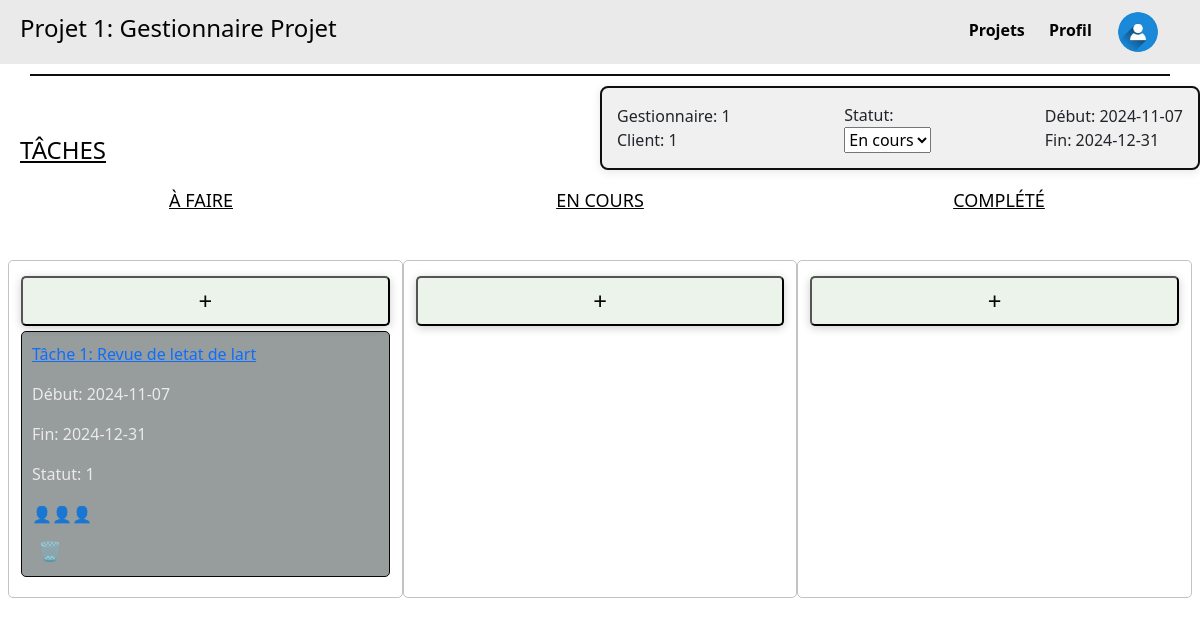
Before: /projet/1 with the older database file.
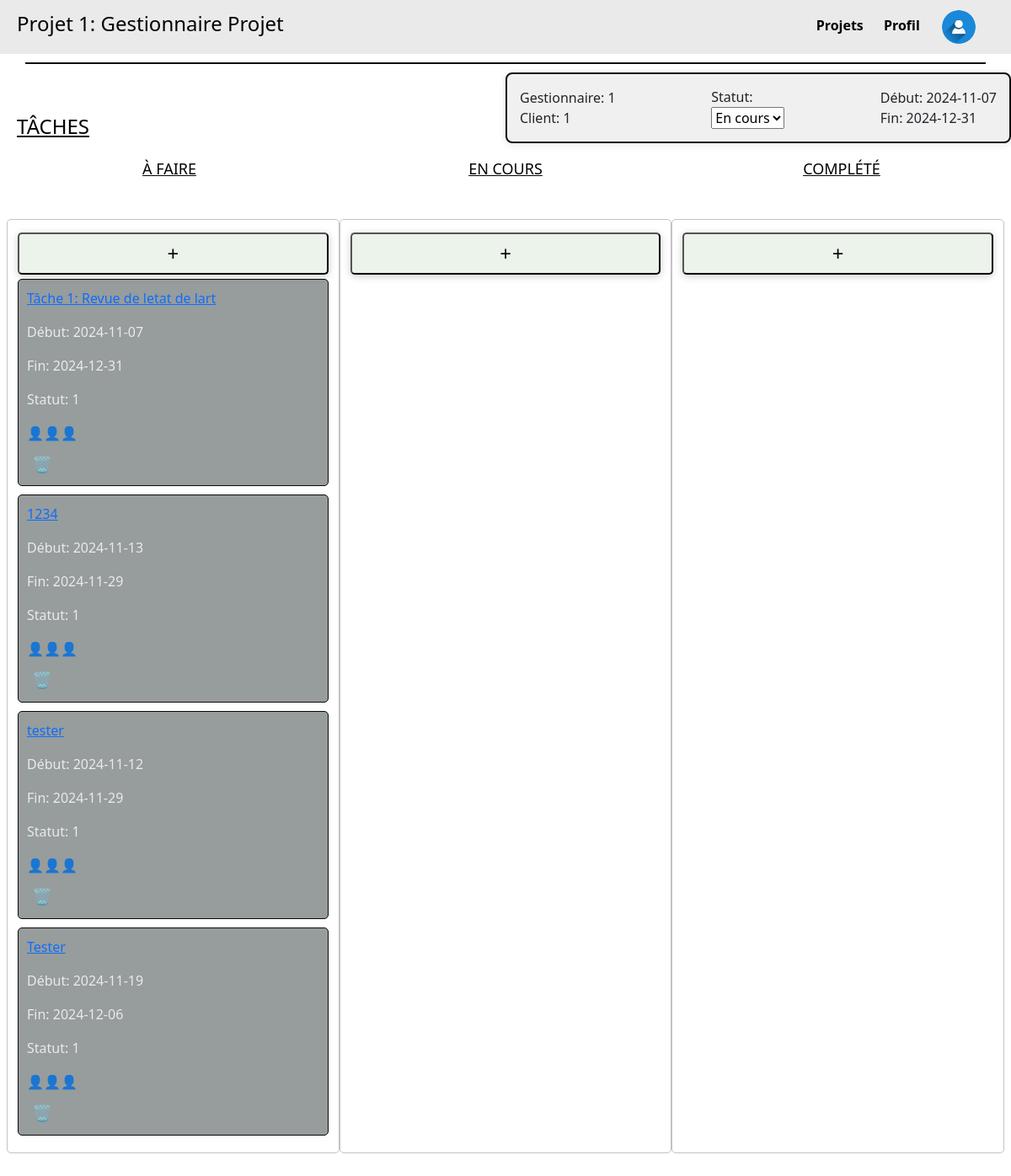
After: the same page with the newer database file.
### tables this page shows
CREATE TABLE Projet_proj (
    proj_id INTEGER PRIMARY KEY,
    proj_clnt_id INTEGER NOT NULL,
    proj_etat_etat INTEGER NOT NULL,
    proj_emp_id INTEGER NOT NULL,
    proj_nom TEXT NOT NULL,
    proj_dateDebut DATE,
    proj_dateFin DATE,
    proj_isTemplate BOOLEAN,
    FOREIGN KEY (proj_clnt_id) REFERENCES Client_clnt(clnt_id),
    FOREIGN KEY (proj_etat_etat) REFERENCES Etat_etat(etat_id),
    FOREIGN KEY (proj_emp_id) REFERENCES Employee_emp(emp_id)
);

CREATE TABLE Tache_tch (
    tch_id INTEGER PRIMARY KEY,
    tch_proj_id INTEGER NOT NULL,
    tch_etat_etat INTEGER NOT NULL,
    tch_parent INTEGER,
    tch_nom TEXT NOT NULL,
    tch_dateDebut DATE,
    tch_dateFin DATE,
    FOREIGN KEY (tch_proj_id) REFERENCES Projet_proj(proj_id),
    FOREIGN KEY (tch_etat_etat) REFERENCES Etat_etat(etat_id),
    FOREIGN KEY (tch_parent) REFERENCES Tache_tch(tch_id)
);

### main.py (the view)
@app.route('/projet/<int:id>', methods=['GET'])
def projet(id):
    conn = get_db()
    cursor = conn.cursor()
    cursor.execute("SELECT * FROM Projet_proj WHERE proj_id = ?", (id,))
    projet = cursor.fetchone()
    if not projet:
        conn.close()
        return "Projet non trouvé", 404
    cursor.execute("SELECT * FROM Tache_tch WHERE tch_proj_id = ?", (id,))
    taches = cursor.fetchall()
    conn.close()
    return render_template('projet.html', projet=projet, taches=taches)

### main.py (called while the page is built)
def get_db():                           #connexion à la base de données
    conn = sqlite3.connect(DB)
    conn.row_factory = sqlite3.Row  # Allows us to access rows by column name
    return conn

### templates/projet.html (shortened to what this page needs)
<!DOCTYPE html>
<html lang="fr">
  <head>
    <link rel="stylesheet" href="../static/css/style.css" />
    <link
      href="https://cdn.jsdelivr.net/npm/bootstrap@5.3.3/dist/css/bootstrap.min.css"
      rel="stylesheet"
    />
  </head>
  <body>
    <div class="header">
      <h4>{{ projet[4] }}</h4>
      <div class="menu">
        <a href="{{ url_for('listeProjets') }}" class="highlight-link"
          >Projets</a
        >
        <a href="{{ url_for('profil') }}" class="highlight-link">Profil</a>
        <a href="#" class="user-icon">
          <img
            src="../static/images/icon_utiliateur.jpg"
            alt="User Icon"
            width="40"
            height="40"
          />
        </a>
      </div>
    </div>
    <div class="divider"></div>
    <h4 class="taches">TÂCHES</h4>
    <div class="project-details">
      <div class="part1">
        <p>Gestionnaire: {{ projet[3] }}</p>
        <p>Client: {{ projet[1] }}</p>
      </div>
      <div class="part2">
        <label for="status">Statut:</label>
        <select id="status">
          <option value="en_cours">En cours</option>
        </select>
      </div>
      <div class="part3">
        <p>Début: {{ projet[5] }}</p>
        <p>Fin: {{ projet[6] }}</p>
      </div>
    </div>
    <div class="task-status">
      <h4 class="A_faire">À FAIRE</h4>
      <h4 class="en_cours">EN COURS</h4>
      <h4 class="complete">COMPLÉTÉ</h4>
    </div>
    <div class="tasks-container row">
      <div
        class="column col-12 col-md-4"
        ondrop="drop(event)"
        ondragover="allowDrop(event)"
      >
        <button class="add-button" onclick="showTaskForm()">+</button>
        {% for tache in taches %}
        <div class="task" id="task1" draggable="true" ondragstart="drag(event)">
          <a href="{{ url_for('tache', id=tache[0]) }}">
            <p>{{ tache[4] }}</p>
          </a>
          <p>Début: {{ tache[5] }}</p>
          <p>Fin: {{ tache[6] }}</p>
          <p>Statut: {{ tache[2] }}</p>
          <div class="icons">👤👤👤</div>
          <button
            class="delete-button"
            onclick="deleteTask('tache-{{ tache[0] }}')"
          >
            🗑️
          </button>
        </div>
        {% endfor %}
      </div>
      <div
        class="column col-12 col-md-4"
        ondrop="drop(event)"
        ondragover="allowDrop(event)"
      >
        <button class="add-button" onclick="showTaskForm()">+</button>
      </div>
      <div
        class="column col-12 col-md-4"
        ondrop="drop(event)"
        ondragover="allowDrop(event)"
      >
        <button class="add-button" onclick="showTaskForm()">+</button>
      </div>
    </div>
  </body>
</html>

### static/css/style.css (style rules this page uses)
body { font-family: Arial, sans-serif; margin: 0; padding: 0; background: #eaeaea; background-size: cover; }
.header { display: flex; justify-content: space-between; align-items: center; background-color: #eaeaea; padding: 10px 20px; color: #030303; }
.divider { width: 95%; height: 2px; background-color: #0c0e0c; margin: 10px auto; }
.taches { position: absolute; left: 20px; margin-top: 50px; text-decoration: underline; color: #030303; }
.add-button { width: 100%; height: 50px; background-color: #ebf3eb; color: rgb(7, 6, 6); font-size: 24px; border-radius: 5px; cursor: pointer; margin-top: 5px; box-shadow: 0 2px 10px rgba(0, 0, 0, 0.2); margin-bottom: 5px; }
.highlight-link { position: relative; text-decoration: none; color: #a80c67; padding: 5px 0; }
.menu a { margin-right: 20px; text-decoration: none; color: #020202; font-weight: bold; }
.user-icon { display: inline-block; font-size: 20px; border: 2px solid transparent; background-color: transparent; border-radius: 50%; margin-top: auto; vertical-align: middle; border-radius: 100%; overflow: hidden; margin: 0; padding: 0; }
.project-details { top: 20px; right: 20px; width: 90%; margin-left: auto; max-width: 600px; background-color: #f0f0f0; border: 2px solid #0f0f0f; border-radius: 8px; padding: 15px; box-shadow: 0 2px 10px rgba(3, 3, 3, 0.1); display: flex; justify-content: space-between; align-items: center; }
.part1, .part2, .part3 { display: flex; flex-direction: column; }
.part1 p, .part2 p, .part3 p { margin: 0; }
.column { width: 100%; background-color: transparent; padding: 10px; border: 1px solid #c5c2c2; border-radius: 5px; margin-bottom: 20px; }
.task { background-color: #979c9c; padding: 10px; margin-bottom: 10px; border-radius: 5px; border: 1px solid #080808; color:#eaeaea; }
.icons { display: flex; justify-content: flex-start; }
.task-status { display: flex; justify-content: space-evenly; margin-bottom: 20px; flex-wrap: wrap; }
.A_faire, .en_cours, .complete { margin-top: 20px; font-size: 18px; color: #020202; text-decoration: underline; text-align: center; width: 100%; }
@media (min-width: 576px) { .A_faire, .en_cours, .complete { width: auto; } }
.tasks-container { display: flex; flex-wrap: wrap; justify-content: space-between; padding: 20px; }
@media (min-width: 768px) { .A_faire, .en_cours, .complete { width: 33%; } }
.delete-button { background: none; border: none; color: red; font-size: 1.2rem; cursor: pointer; margin-top: 10px; }

Changed rows visible on the page:
added Tache_tch: tch_nom "1234", tch_dateDebut "2024-11-13", tch_dateFin "2024-11-29", tch_etat_etat "1"
added Tache_tch: tch_nom "tester", tch_dateDebut "2024-11-12", tch_dateFin "2024-11-29", tch_etat_etat "1"
added Tache_tch: tch_nom "Tester", tch_dateDebut "2024-11-19", tch_dateFin "2024-12-06", tch_etat_etat "1"
